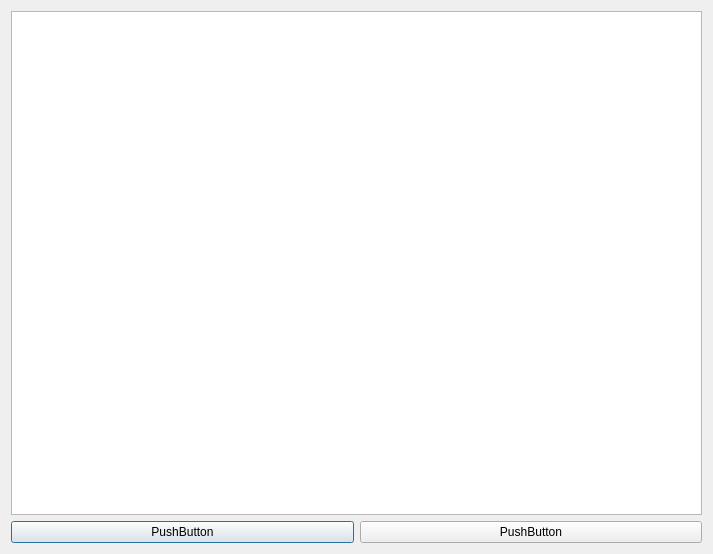
<?xml version="1.0" encoding="UTF-8"?>
<ui version="4.0">
 <class>Dialog</class>
 <widget class="QDialog" name="Dialog">
  <property name="geometry">
   <rect>
    <x>0</x>
    <y>0</y>
    <width>713</width>
    <height>554</height>
   </rect>
  </property>
  <property name="windowTitle">
   <string>Dialog</string>
  </property>
  <layout class="QVBoxLayout" name="verticalLayout_2">
   <item>
    <layout class="QVBoxLayout" name="verticalLayout">
     <item>
      <widget class="QTextEdit" name="textEdit"/>
     </item>
    </layout>
   </item>
   <item>
    <layout class="QHBoxLayout" name="horizontalLayout">
     <item>
      <widget class="QPushButton" name="pushButtonColor">
       <property name="text">
        <string>PushButton</string>
       </property>
      </widget>
     </item>
     <item>
      <widget class="QPushButton" name="pushButtonColor_2">
       <property name="text">
        <string>PushButton</string>
       </property>
      </widget>
     </item>
    </layout>
   </item>
  </layout>
 </widget>
 <resources/>
 <connections/>
</ui>
